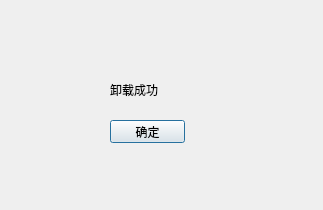
<?xml version="1.0" encoding="UTF-8"?>
<ui version="4.0">
 <class>removeY</class>
 <widget class="QDialog" name="removeY">
  <property name="geometry">
   <rect>
    <x>0</x>
    <y>0</y>
    <width>323</width>
    <height>210</height>
   </rect>
  </property>
  <property name="windowTitle">
   <string>Dialog</string>
  </property>
  <widget class="QLabel" name="label">
   <property name="geometry">
    <rect>
     <x>110</x>
     <y>80</y>
     <width>71</width>
     <height>20</height>
    </rect>
   </property>
   <property name="styleSheet">
    <string notr="true">font: 12pt &quot;楷体&quot;;</string>
   </property>
   <property name="text">
    <string>卸载成功</string>
   </property>
  </widget>
  <widget class="QPushButton" name="OK">
   <property name="geometry">
    <rect>
     <x>110</x>
     <y>120</y>
     <width>75</width>
     <height>23</height>
    </rect>
   </property>
   <property name="text">
    <string>确定</string>
   </property>
  </widget>
 </widget>
 <resources/>
 <connections/>
</ui>
